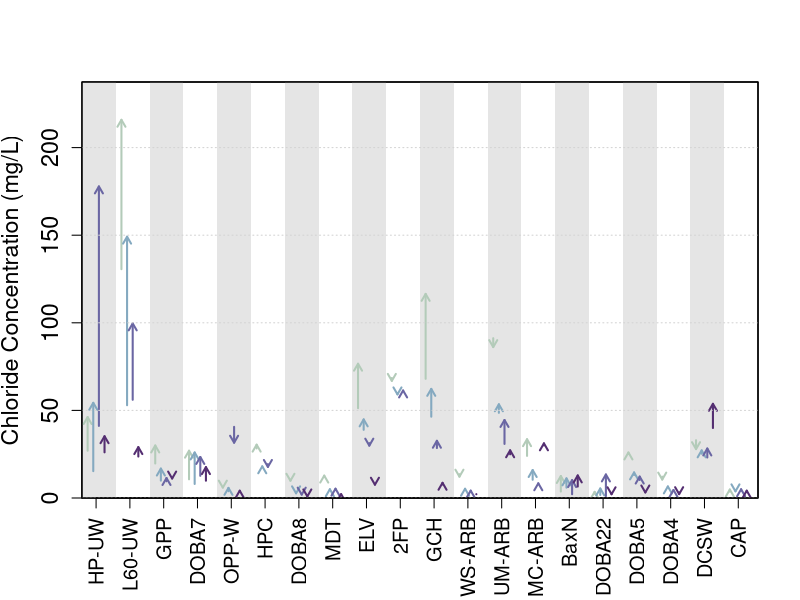
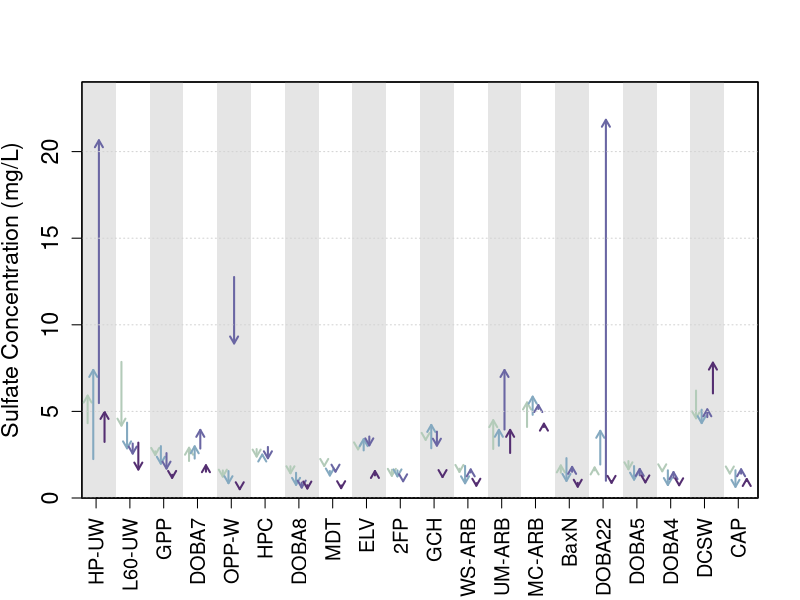
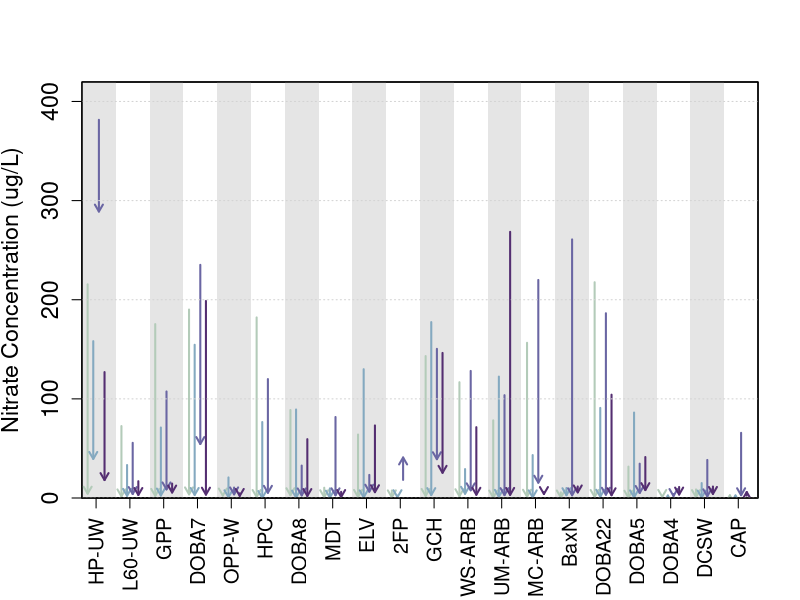
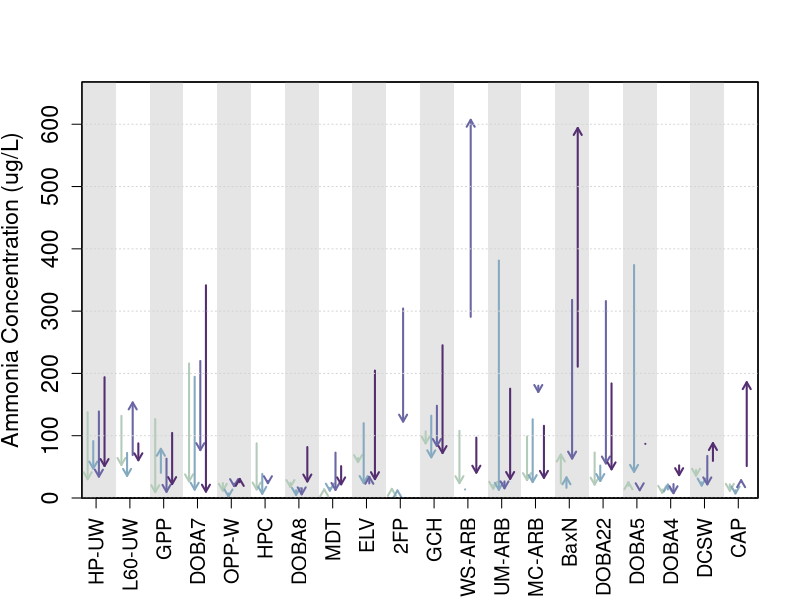
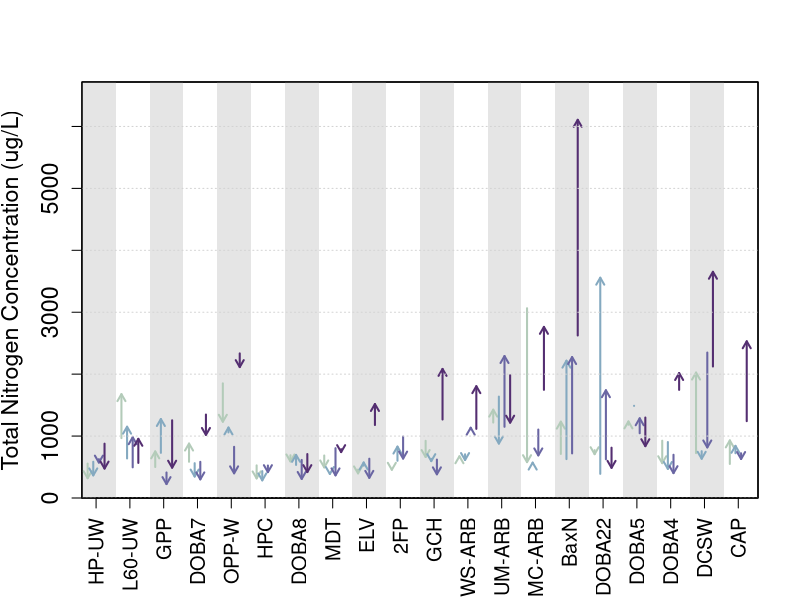
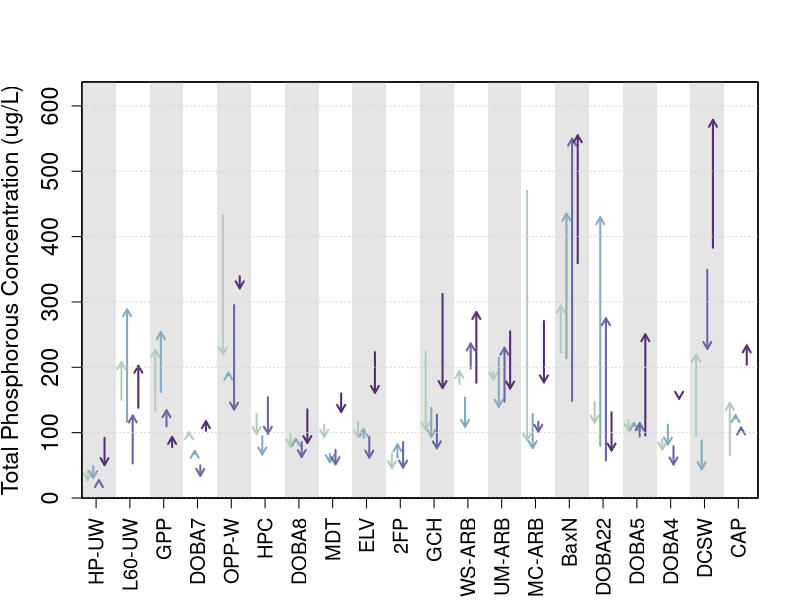
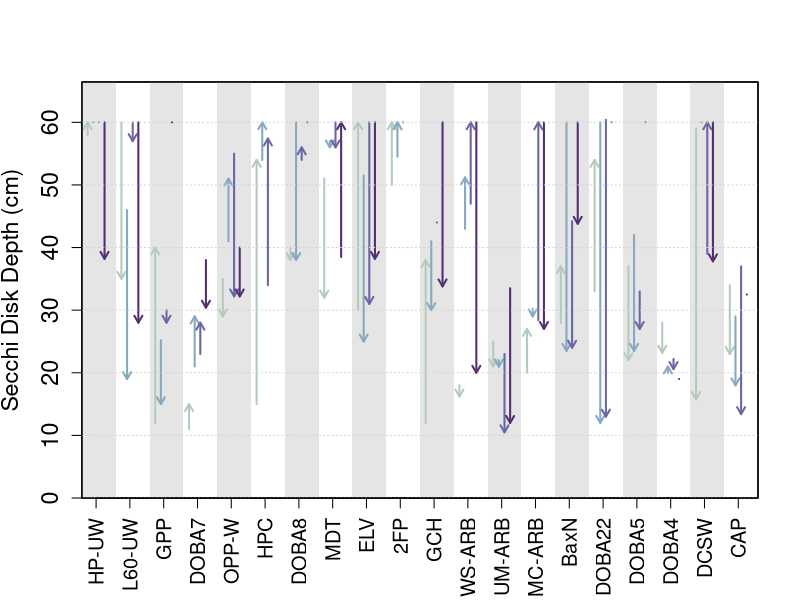
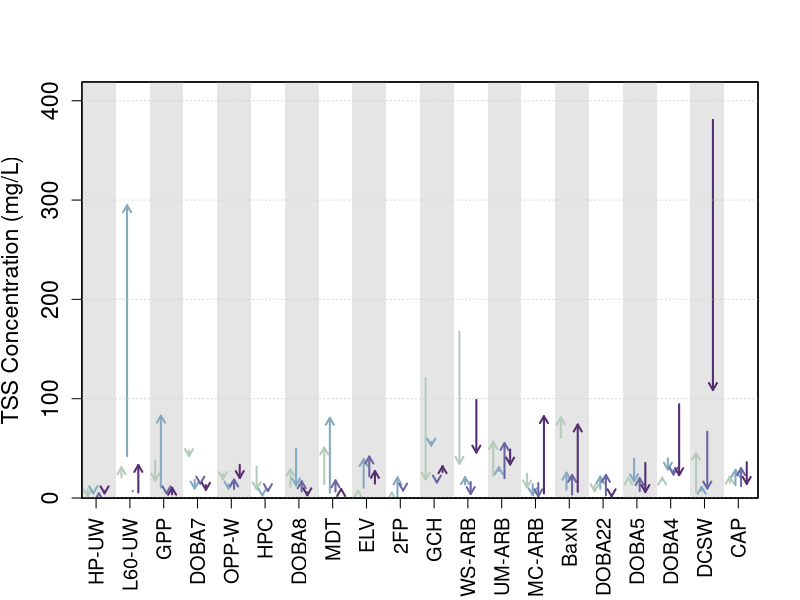

Write R code to recreate these figures, in order. (Note: this script raises an error after producing the figures.)
## ---- chunk 1
#wq_data <- read.csv("/Users/hannahcurtis/Desktop/School/UWMadison/Research/Data Analysis/Response_Variables/Water_Quality/WQ_Plots.csv")
wq_data_2 <- read.csv("WQ_Plots_2.csv")
#aesthetic_data <- read.csv("/Users/hannahcurtis/Desktop/School/UWMadison/Research/Data Analysis/Response_Variables/Aesthetic/Aesthetic_Plots.csv")
#SPC_data <- read.csv("/Users/hannahcurtis/Desktop/School/UWMadison/Research/Data Analysis/Response_Variables/Water_Quality/SPC_Plots.csv")
## ---- chunk 2
plot_with_arrows <- function(x, y1, y2, ylab) {
  # Create a new plot
  plot(x, y1, type = "n", ylim = c((min(c(y1,y2))-(0.1*min(c(y1,y2)))), (max(c(y1,y2))+(0.1*max(c(y1,y2))))), xlim = c(min(x)-2, max(x)+4), xlab = "", ylab = ylab, xaxt = "n", xaxs = "i", yaxs = "i",      cex.lab = 1.4,  # Increase size of axis labels
     cex.axis = 1.4) # Increase size of tick labels)
  
  # Define the interval for shading
x_interval <- 12

  # Add shaded rectangles for every other interval
for (i in seq(0, max(x), by = x_interval * 2)) {
  rect(xleft = i, xright = i + x_interval, ybottom = par("usr")[3], ytop = par("usr")[4],
       col = "gray90", border = NA)
}
  
  # add grid
  #grid(nx = NULL, ny = NULL, col = "grey")
  
  # add border of plot back in
  box()

  # Add points for the second set of y-values
  points(x, y2, type = "n")
  
  # Define arrow colors
  arrow_colors <- rep(c("#B3CBB9", "#84A9C0", "#6A66A3", "#542E71"), length.out = length(x))
  
  # Add arrows for each pair of points with alternating colors
  for (i in seq_along(x)) {
    col <- arrow_colors[i]
    arrows(x[i], y1[i], x[i], y2[i], length = 0.08, lwd = 2, col = col)
  }
}
## ---- chunk 3
png("chloride.png", width = 800, height = 600)

chloride_plot <- plot_with_arrows(wq_data_2$Num4, wq_data_2$Chloride.1..mg.L., wq_data_2$Chloride.2..mg.L., "Chloride Concentration (mg/L)")
pond_codes <- c("HP-UW", "L60-UW", "GPP", "DOBA7", "OPP-W", "HPC", "DOBA8", "MDT", "ELV", "2FP", "GCH", "WS-ARB", "UM-ARB", "MC-ARB", "BaxN", "DOBA22", "DOBA5", "DOBA4", "DCSW", "CAP")

# Define custom tick mark locations (every 4th point starting from 3)
custom_ticks <- seq(5, 236, by = 12)

# Get the corresponding pond names for the custom tick mark locations
custom_labels <- pond_codes[ceiling(custom_ticks / 12)]

# Add custom tick marks and labels to the x-axis
axis(side = 1, at = custom_ticks, labels = custom_labels, las = 2, cex.axis = 1.2)

# Add gridlines that match custom ticks
#abline(v = custom_ticks, col = "grey", lty = "dotted")

# Add gridlines on y axis
grid(nx = 1, ny = NULL)

box()

dev.off()
## ---- chunk 4

png("sulfate.png", width = 800, height = 600)

sulfate_plot <- plot_with_arrows(wq_data_2$Num4, wq_data_2$Sulfate.1..mg.L., wq_data_2$Sulfate.2..mg.L., "Sulfate Concentration (mg/L)")
pond_codes <- c("HP-UW", "L60-UW", "GPP", "DOBA7", "OPP-W", "HPC", "DOBA8", "MDT", "ELV", "2FP", "GCH", "WS-ARB", "UM-ARB", "MC-ARB", "BaxN", "DOBA22", "DOBA5", "DOBA4", "DCSW", "CAP")

# Define custom tick mark locations (every 4th point starting from 3)
custom_ticks <- seq(5, 236, by = 12)

# Get the corresponding pond names for the custom tick mark locations
custom_labels <- pond_codes[ceiling(custom_ticks / 12)]

# Add custom tick marks and labels to the x-axis
axis(side = 1, at = custom_ticks, labels = custom_labels, las = 2, cex.axis = 1.2)

# Add gridlines that match custom ticks
#abline(v = custom_ticks, col = "grey", lty = "dotted")

# Add gridlines on y axis
grid(nx = 0, ny = NULL)

box()

dev.off()
## ---- chunk 5
png("nitrate.png", width = 800, height = 600)

nitrate_plot <- plot_with_arrows(wq_data_2$Num4, wq_data_2$Nitrate.1..ug.L., wq_data_2$Nitrate.2..ug.L., "Nitrate Concentration (ug/L)")
pond_codes <- c("HP-UW", "L60-UW", "GPP", "DOBA7", "OPP-W", "HPC", "DOBA8", "MDT", "ELV", "2FP", "GCH", "WS-ARB", "UM-ARB", "MC-ARB", "BaxN", "DOBA22", "DOBA5", "DOBA4", "DCSW", "CAP")

# Define custom tick mark locations (every 4th point starting from 3)
custom_ticks <- seq(5, 236, by = 12)

# Get the corresponding pond names for the custom tick mark locations
custom_labels <- pond_codes[ceiling(custom_ticks / 12)]

# Add custom tick marks and labels to the x-axis
axis(side = 1, at = custom_ticks, labels = custom_labels, las = 2, cex.axis = 1.2)

# Add gridlines that match custom ticks
#abline(v = custom_ticks, col = "grey", lty = "dotted")

# Add gridlines on y axis
grid(nx = 0, ny = NULL)

box()

dev.off()
## ---- chunk 6
png("ammonia.png", width = 800, height = 600)

ammonia_plot <- plot_with_arrows(wq_data_2$Num4, wq_data_2$Ammonia.1..ug.L., wq_data_2$Ammonia.2..ug.L., "Ammonia Concentration (ug/L)")
pond_codes <- c("HP-UW", "L60-UW", "GPP", "DOBA7", "OPP-W", "HPC", "DOBA8", "MDT", "ELV", "2FP", "GCH", "WS-ARB", "UM-ARB", "MC-ARB", "BaxN", "DOBA22", "DOBA5", "DOBA4", "DCSW", "CAP")

# Define custom tick mark locations (every 4th point starting from 3)
custom_ticks <- seq(5, 236, by = 12)

# Get the corresponding pond names for the custom tick mark locations
custom_labels <- pond_codes[ceiling(custom_ticks / 12)]

# Add custom tick marks and labels to the x-axis
axis(side = 1, at = custom_ticks, labels = custom_labels, las = 2, cex.axis = 1.2)

# Add gridlines that match custom ticks
#abline(v = custom_ticks, col = "grey", lty = "dotted")

# Add gridlines on y axis
grid(nx = 0, ny = NULL)

box()

dev.off()
## ---- chunk 7
png("tn.png", width = 800, height = 600)

TN_plot <- plot_with_arrows(wq_data_2$Num4, wq_data_2$TN.1..ug.L., wq_data_2$TN.2..ug.L., "Total Nitrogen Concentration (ug/L)")
pond_codes <- c("HP-UW", "L60-UW", "GPP", "DOBA7", "OPP-W", "HPC", "DOBA8", "MDT", "ELV", "2FP", "GCH", "WS-ARB", "UM-ARB", "MC-ARB", "BaxN", "DOBA22", "DOBA5", "DOBA4", "DCSW", "CAP")

# Define custom tick mark locations (every 4th point starting from 3)
custom_ticks <- seq(5, 236, by = 12)

# Get the corresponding pond names for the custom tick mark locations
custom_labels <- pond_codes[ceiling(custom_ticks / 12)]

# Add custom tick marks and labels to the x-axis
axis(side = 1, at = custom_ticks, labels = custom_labels, las = 2, cex.axis = 1.2)

# Add gridlines that match custom ticks
#abline(v = custom_ticks, col = "grey", lty = "dotted")

# Add gridlines on y axis
grid(nx = 0, ny = NULL)

box()

dev.off()
## ---- chunk 8
png("tp.png", width = 800, height = 600)

TP_plot <- plot_with_arrows(wq_data_2$Num4, wq_data_2$TP.1..ug.L., wq_data_2$TP.2..ug.L., "Total Phosphorous Concentration (ug/L)")
pond_codes <- c("HP-UW", "L60-UW", "GPP", "DOBA7", "OPP-W", "HPC", "DOBA8", "MDT", "ELV", "2FP", "GCH", "WS-ARB", "UM-ARB", "MC-ARB", "BaxN", "DOBA22", "DOBA5", "DOBA4", "DCSW", "CAP")

# Define custom tick mark locations (every 4th point starting from 3)
custom_ticks <- seq(5, 236, by = 12)

# Get the corresponding pond names for the custom tick mark locations
custom_labels <- pond_codes[ceiling(custom_ticks / 12)]

# Add custom tick marks and labels to the x-axis
axis(side = 1, at = custom_ticks, labels = custom_labels, las = 2, cex.axis = 1.2)

# Add gridlines that match custom ticks
#abline(v = custom_ticks, col = "grey", lty = "dotted")

# Add gridlines on y axis
grid(nx = 0, ny = NULL)

box()

dev.off()
## ---- chunk 9
png("clarity.png", width = 800, height = 600)

clarity_plot <- plot_with_arrows(wq_data_2$Num4, wq_data_2$Secchi.Disk.Depth.1..cm., wq_data_2$Secchi.Disk.Depth.2..cm., "Secchi Disk Depth (cm)")
pond_codes <- c("HP-UW", "L60-UW", "GPP", "DOBA7", "OPP-W", "HPC", "DOBA8", "MDT", "ELV", "2FP", "GCH", "WS-ARB", "UM-ARB", "MC-ARB", "BaxN", "DOBA22", "DOBA5", "DOBA4", "DCSW", "CAP")

# Define custom tick mark locations (every 4th point starting from 3)
custom_ticks <- seq(5, 236, by = 12)

# Get the corresponding pond names for the custom tick mark locations
custom_labels <- pond_codes[ceiling(custom_ticks / 12)]

# Add custom tick marks and labels to the x-axis
axis(side = 1, at = custom_ticks, labels = custom_labels, las = 2, cex.axis = 1.2)

# Add gridlines that match custom ticks
#abline(v = custom_ticks, col = "grey", lty = "dotted")

# Add gridlines on y axis
grid(nx = 0, ny = NULL)

box()

dev.off()

## ---- chunk 10
png("tss.png", width = 800, height = 600)

TSS_plot <- plot_with_arrows(wq_data_2$Num4, wq_data_2$TSS.1..mg.L., wq_data_2$TSS.2..mg.L., "TSS Concentration (mg/L)")
pond_codes <- c("HP-UW", "L60-UW", "GPP", "DOBA7", "OPP-W", "HPC", "DOBA8", "MDT", "ELV", "2FP", "GCH", "WS-ARB", "UM-ARB", "MC-ARB", "BaxN", "DOBA22", "DOBA5", "DOBA4", "DCSW", "CAP")

# Define custom tick mark locations (every 4th point starting from 3)
custom_ticks <- seq(5, 236, by = 12)

# Get the corresponding pond names for the custom tick mark locations
custom_labels <- pond_codes[ceiling(custom_ticks / 12)]

# Add custom tick marks and labels to the x-axis
axis(side = 1, at = custom_ticks, labels = custom_labels, las = 2, cex.axis = 1.2)

# Add gridlines that match custom ticks
#abline(v = custom_ticks, col = "grey", lty = "dotted")

# Add gridlines on y axis
grid(nx = 0, ny = NULL)

box()

dev.off()

## ---- chunk 11
png("do.png", width = 800, height = 600)

DO_plot <- plot_with_arrows(wq_data_2$Num4, wq_data_2$YSI.DO.1..mg.L., wq_data_2$YSI.DO.2..mg.L., "DO Concentration (mg/L)")
pond_codes <- c("HP-UW", "L60-UW", "GPP", "DOBA7", "OPP-W", "HPC", "DOBA8", "MDT", "ELV", "2FP", "GCH", "WS-ARB", "UM-ARB", "MC-ARB", "BaxN", "DOBA22", "DOBA5", "DOBA4", "DCSW", "CAP")

# Define custom tick mark locations (every 4th point starting from 3)
custom_ticks <- seq(5, 236, by = 12)

# Get the corresponding pond names for the custom tick mark locations
custom_labels <- pond_codes[ceiling(custom_ticks / 12)]

# Add custom tick marks and labels to the x-axis
axis(side = 1, at = custom_ticks, labels = custom_labels, las = 2, cex.axis = 1.2)

# Add gridlines that match custom ticks
#abline(v = custom_ticks, col = "grey", lty = "dotted")

# Add gridlines on y axis
grid(nx = 0, ny = NULL)

box()

dev.off()
## ---- chunk 12
png("spc.png", width = 800, height = 600)

spc_plot <- plot_with_arrows(wq_data_2$Num4, wq_data_2$SPC.1, wq_data_2$SPC.2, "Specific Conductance (uS/cm)")
pond_codes <- c("HP-UW", "L60-UW", "GPP", "DOBA7", "OPP-W", "HPC", "DOBA8", "MDT", "ELV", "2FP", "GCH", "WS-ARB", "UM-ARB", "MC-ARB", "BaxN", "DOBA22", "DOBA5", "DOBA4", "DCSW", "CAP")

# Define custom tick mark locations (every 4th point starting from 3)
custom_ticks <- seq(5, 236, by = 12)

# Get the corresponding pond names for the custom tick mark locations
custom_labels <- pond_codes[ceiling(custom_ticks / 12)]

# Add custom tick marks and labels to the x-axis
axis(side = 1, at = custom_ticks, labels = custom_labels, las = 2, cex.axis = 1.2)

# Add gridlines that match custom ticks
#abline(v = custom_ticks, col = "grey", lty = "dotted")

# Add gridlines on y axis
grid(nx = 0, ny = NULL)

box()

dev.off()
## ---- chunk 13
pond_names <- c("Hospital", "Lot 60", "Garner", "DobA7", "Owen", "HP Church", "DobA8", "Midtown", "Elver", "Two Fountains", "Greentree", "Marion-Dunn", "Manitou", "Mad City", "Baxter", "DobA22", "DobA5", "DobA4", "Door Creek", "Comm Ave")

pond_codes <- c("HP-UW", "L60-UW", "GPP", "DOBA7", "OPP-W", "HPC", "DOBA8", "MDT", "ELV", "2FP", "GCH", "WS-ARB", "UM-ARB", "MC-ARB", "BaxN", "DOBA22", "DOBA5", "DOBA4", "DCSW", "CAP")

# Define custom tick mark locations (every 6th point)
custom_ticks <- seq(4, max(x), by = 9)

# Get the corresponding pond names for the custom tick mark locations
custom_labels <- pond_codes[ceiling(custom_ticks / 9)]

# Add custom tick marks and labels to the x-axis
axis(side = 1, at = custom_ticks, labels = custom_labels, las = 2)

## ---- chunk 14
png("trash.png", width = 800, height = 600)

trash_plot <- plot_with_arrows(wq_data_2$Num4, wq_data_2$Trash.1, wq_data_2$Trash.2, "In-pond Trash Count")
pond_codes <- c("HP-UW", "L60-UW", "GPP", "DOBA7", "OPP-W", "HPC", "DOBA8", "MDT", "ELV", "2FP", "GCH", "WS-ARB", "UM-ARB", "MC-ARB", "BaxN", "DOBA22", "DOBA5", "DOBA4", "DCSW", "CAP")

# Define custom tick mark locations (every 4th point starting from 3)
custom_ticks <- seq(5, 236, by = 12)

# Get the corresponding pond names for the custom tick mark locations
custom_labels <- pond_codes[ceiling(custom_ticks / 12)]

# Add custom tick marks and labels to the x-axis
axis(side = 1, at = custom_ticks, labels = custom_labels, las = 2, cex.axis = 1.2)

# Add gridlines that match custom ticks
#abline(v = custom_ticks, col = "grey", lty = "dotted")

# Add gridlines on y axis
grid(nx = 0, ny = NULL)

box()

dev.off()
## ---- chunk 15
png("dstrash.png", width = 800, height = 600)

dstrash_plot <- plot_with_arrows(wq_data_2$Num4, wq_data_2$DS.Trash.1, wq_data_2$DS.Trash.2, "Downstream Trash Count")
pond_codes <- c("HP-UW", "L60-UW", "GPP", "DOBA7", "OPP-W", "HPC", "DOBA8", "MDT", "ELV", "2FP", "GCH", "WS-ARB", "UM-ARB", "MC-ARB", "BaxN", "DOBA22", "DOBA5", "DOBA4", "DCSW", "CAP")

# Define custom tick mark locations (every 4th point starting from 3)
custom_ticks <- seq(5, 236, by = 12)

# Get the corresponding pond names for the custom tick mark locations
custom_labels <- pond_codes[ceiling(custom_ticks / 12)]

# Add custom tick marks and labels to the x-axis
axis(side = 1, at = custom_ticks, labels = custom_labels, las = 2, cex.axis = 1.2)

# Add gridlines that match custom ticks
#abline(v = custom_ticks, col = "grey", lty = "dotted")

# Add gridlines on y axis
grid(nx = 0, ny = NULL)

box()

dev.off()
## ---- chunk 16
png("odor.png", width = 800, height = 600)

odor_plot <- plot_with_arrows(wq_data_2$Num4, wq_data_2$Odor.1, wq_data_2$Odor.2, "Odor Score")
pond_codes <- c("HP-UW", "L60-UW", "GPP", "DOBA7", "OPP-W", "HPC", "DOBA8", "MDT", "ELV", "2FP", "GCH", "WS-ARB", "UM-ARB", "MC-ARB", "BaxN", "DOBA22", "DOBA5", "DOBA4", "DCSW", "CAP")

# Define custom tick mark locations (every 4th point starting from 3)
custom_ticks <- seq(5, 236, by = 12)

# Get the corresponding pond names for the custom tick mark locations
custom_labels <- pond_codes[ceiling(custom_ticks / 12)]

# Add custom tick marks and labels to the x-axis
axis(side = 1, at = custom_ticks, labels = custom_labels, las = 2, cex.axis = 1.2)

# Add gridlines that match custom ticks
#abline(v = custom_ticks, col = "grey", lty = "dotted")

# Add gridlines on y axis
grid(nx = 0, ny = NULL)

box()

dev.off()
## ---- chunk 17
plot_with_dots <- function(x, y1, ylab) {
  # Define arrow colors
  dot_colors <- c("#B3CBB9", "#84A9C0", "#6A66A3", "#542E71", "#B3CBB9", "#84A9C0", "#6A66A3", "#542E71","#B3CBB9", "#84A9C0", "#6A66A3", "#542E71","#B3CBB9", "#84A9C0", "#6A66A3", "#542E71","#B3CBB9", "#84A9C0", "#6A66A3", "#542E71","#B3CBB9", "#84A9C0", "#6A66A3", "#B3CBB9", "#84A9C0", "#6A66A3", "#542E71", "#84A9C0", "#6A66A3", "#542E71","#B3CBB9", "#84A9C0", "#6A66A3", "#542E71","#B3CBB9", "#84A9C0", "#6A66A3","#B3CBB9", "#84A9C0", "#6A66A3", "#542E71","#B3CBB9", "#84A9C0", "#6A66A3", "#542E71","#B3CBB9", "#84A9C0", "#6A66A3", "#542E71","#B3CBB9", "#84A9C0", "#6A66A3", "#542E71","#B3CBB9", "#84A9C0", "#6A66A3", "#542E71","#B3CBB9", "#84A9C0", "#6A66A3", "#542E71", "#84A9C0", "#6A66A3", "#542E71","#B3CBB9", "#84A9C0", "#6A66A3", "#542E71","#B3CBB9", "#84A9C0", "#6A66A3", "#542E71","#B3CBB9", "#84A9C0", "#6A66A3", "#542E71")
  
  # Create a new plot
  plot(x, y1, col = dot_colors, pch = 19, ylim = c((min(c(y1))-(0.1*min(c(y1)))), (max(c(y1))+(0.1*max(c(y1))))), xlim = c(min(x)-2, max(x)+4), xlab = "", ylab = ylab, xaxt = "n", xaxs = "i", yaxs = "i",      cex.lab = 1.4,  # Increase size of axis labels
     cex.axis = 1.4) # Increase size of tick labels)
  
  # Define the interval for shading
x_interval <- 12

  # Add shaded rectangles for every other interval
for (i in seq(0, max(x), by = x_interval * 2)) {
  rect(xleft = i, xright = i + x_interval, ybottom = par("usr")[3], ytop = par("usr")[4],
       col = "gray90", border = NA)
}
  
  # add grid
  #grid(nx = NULL, ny = NULL, col = "grey")
  
  points(x, y1, col = dot_colors, pch = 19)
  # add border of plot back in
  box()

}

png("atten.png", width = 800, height = 600)

atten_plot <- plot_with_dots(na.omit(wq_data_2$Num5), na.omit(wq_data_2$Atten), "Attenuation (% Reduction in Flow)")
pond_codes <- c("HP-UW", "L60-UW", "GPP", "DOBA7", "OPP-W", "HPC", "DOBA8", "MDT", "ELV", "2FP", "GCH", "WS-ARB", "UM-ARB", "MC-ARB", "BaxN", "DOBA22", "DOBA5", "DOBA4", "DCSW", "CAP")

# Define custom tick mark locations (every 4th point starting from 3)
custom_ticks <- seq(5, 236, by = 12)

# Get the corresponding pond names for the custom tick mark locations
custom_labels <- pond_codes[ceiling(custom_ticks / 12)]

# Add custom tick marks and labels to the x-axis
axis(side = 1, at = custom_ticks, labels = custom_labels, las = 2, cex.axis = 1.2)

# Add gridlines that match custom ticks
#abline(v = custom_ticks, col = "grey", lty = "dotted")

# Add gridlines on y axis
grid(nx = 0, ny = NULL)

box()

dev.off()
## ---- chunk 18
plot_with_dots <- function(x, y1, ylab) {
  # Define arrow colors
  # Create a new plot
  plot(x, y1, col = "#B3CBB9", pch = 19, ylim = c((min(c(y1))-(0.1*min(c(y1)))), (max(c(y1))+(0.1*max(c(y1))))), xlim = c(min(x)-2, max(x)+4), xlab = "", ylab = ylab, xaxt = "n", xaxs = "i", yaxs = "i",      cex.lab = 1.4,  # Increase size of axis labels
     cex.axis = 1.4) # Increase size of tick labels)
  
  # Define the interval for shading
x_interval <- 12

  # Add shaded rectangles for every other interval
for (i in seq(0, max(x), by = x_interval * 2)) {
  rect(xleft = i, xright = i + x_interval, ybottom = par("usr")[3], ytop = par("usr")[4],
       col = "gray90", border = NA)
}
  
  # add grid
  #grid(nx = NULL, ny = NULL, col = "grey")
  
  points(x, y1, col = "#B3CBB9", pch = 19)
  # add border of plot back in
  box()

}

png("richness.png", width = 800, height = 600)

richness_plot <- plot_with_dots(na.omit(wq_data_2$Num6), na.omit(wq_data_2$Richness), "Total Richness")
pond_codes <- c("HP-UW", "L60-UW", "GPP", "DOBA7", "OPP-W", "HPC", "DOBA8", "MDT", "ELV", "2FP", "GCH", "WS-ARB", "UM-ARB", "MC-ARB", "BaxN", "DOBA22", "DOBA5", "DOBA4", "DCSW", "CAP")

# Define custom tick mark locations (every 4th point starting from 3)
custom_ticks <- seq(5, 236, by = 12)

# Get the corresponding pond names for the custom tick mark locations
custom_labels <- pond_codes[ceiling(custom_ticks / 12)]

# Add custom tick marks and labels to the x-axis
axis(side = 1, at = custom_ticks, labels = custom_labels, las = 2, cex.axis = 1.2)

# Add gridlines that match custom ticks
#abline(v = custom_ticks, col = "grey", lty = "dotted")

# Add gridlines on y axis
grid(nx = 0, ny = NULL)

box()

dev.off()
## ---- chunk 19
plot_with_dots <- function(x, y1, ylab) {
  # Define arrow colors
  # Create a new plot
  plot(x, y1, col = "#B3CBB9", pch = 19, ylim = c((min(c(y1))-(0.1*min(c(y1)))), (max(c(y1))+(0.1*max(c(y1))))), xlim = c(min(x)-2, max(x)+4), xlab = "", ylab = ylab, xaxt = "n", xaxs = "i", yaxs = "i",      cex.lab = 1.4,  # Increase size of axis labels
     cex.axis = 1.4) # Increase size of tick labels)
  
  # Define the interval for shading
x_interval <- 12

  # Add shaded rectangles for every other interval
for (i in seq(0, max(x), by = x_interval * 2)) {
  rect(xleft = i, xright = i + x_interval, ybottom = par("usr")[3], ytop = par("usr")[4],
       col = "gray90", border = NA)
}
  
  # add grid
  #grid(nx = NULL, ny = NULL, col = "grey")
  
  points(x, y1, col = "#B3CBB9", pch = 19)
  # add border of plot back in
  box()

}

png("percentof.png", width = 800, height = 600)

percentof_plot <- plot_with_dots(na.omit(wq_data_2$Num6), na.omit(wq_data_2$Percent.Days.Outflow), "Percentage of Days with Outflow (%)")
pond_codes <- c("HP-UW", "L60-UW", "GPP", "DOBA7", "OPP-W", "HPC", "DOBA8", "MDT", "ELV", "2FP", "GCH", "WS-ARB", "UM-ARB", "MC-ARB", "BaxN", "DOBA22", "DOBA5", "DOBA4", "DCSW", "CAP")

# Define custom tick mark locations (every 4th point starting from 3)
custom_ticks <- seq(5, 236, by = 12)

# Get the corresponding pond names for the custom tick mark locations
custom_labels <- pond_codes[ceiling(custom_ticks / 12)]

# Add custom tick marks and labels to the x-axis
axis(side = 1, at = custom_ticks, labels = custom_labels, las = 2, cex.axis = 1.2)

# Add gridlines that match custom ticks
#abline(v = custom_ticks, col = "grey", lty = "dotted")

# Add gridlines on y axis
grid(nx = 0, ny = NULL)

box()

dev.off()
## ---- chunk 20
plot_with_dots <- function(x, y1, ylab) {
  # Define arrow colors
  # Create a new plot
  plot(x, y1, col = "#B3CBB9", pch = 19, ylim = c((min(c(y1))-(0.1*min(c(y1)))), (max(c(y1))+(0.1*max(c(y1))))), xlim = c(min(x)-2, max(x)+4), xlab = "", ylab = ylab, xaxt = "n", xaxs = "i", yaxs = "i",      cex.lab = 1.4,  # Increase size of axis labels
     cex.axis = 1.4) # Increase size of tick labels)
  
  # Define the interval for shading
x_interval <- 12

  # Add shaded rectangles for every other interval
for (i in seq(0, max(x), by = x_interval * 2)) {
  rect(xleft = i, xright = i + x_interval, ybottom = par("usr")[3], ytop = par("usr")[4],
       col = "gray90", border = NA)
}
  
  # add grid
  #grid(nx = NULL, ny = NULL, col = "grey")
  
  points(x, y1, col = "#B3CBB9", pch = 19)
  # add border of plot back in
  box()

}

png("peakofcms.png", width = 800, height = 600)

richness_plot <- plot_with_dots(na.omit(wq_data_2$Num6), na.omit(wq_data_2$Peak.Outflow.cms), "Peak Outflow (cms)")
pond_codes <- c("HP-UW", "L60-UW", "GPP", "DOBA7", "OPP-W", "HPC", "DOBA8", "MDT", "ELV", "2FP", "GCH", "WS-ARB", "UM-ARB", "MC-ARB", "BaxN", "DOBA22", "DOBA5", "DOBA4", "DCSW", "CAP")

# Define custom tick mark locations (every 4th point starting from 3)
custom_ticks <- seq(5, 236, by = 12)

# Get the corresponding pond names for the custom tick mark locations
custom_labels <- pond_codes[ceiling(custom_ticks / 12)]

# Add custom tick marks and labels to the x-axis
axis(side = 1, at = custom_ticks, labels = custom_labels, las = 2, cex.axis = 1.2)

# Add gridlines that match custom ticks
#abline(v = custom_ticks, col = "grey", lty = "dotted")

# Add gridlines on y axis
grid(nx = 0, ny = NULL)

box()

dev.off()
## ---- chunk 21
plot_with_dots <- function(x, y1, ylab) {
  # Define arrow colors
  # Create a new plot
  plot(x, y1, col = "#B3CBB9", pch = 19, ylim = c((min(c(y1))-(0.1*min(c(y1)))), (max(c(y1))+(0.1*max(c(y1))))), xlim = c(min(x)-2, max(x)+4), xlab = "", ylab = ylab, xaxt = "n", xaxs = "i", yaxs = "i",      cex.lab = 1.4,  # Increase size of axis labels
     cex.axis = 1.4) # Increase size of tick labels)
  
  # Define the interval for shading
x_interval <- 12

  # Add shaded rectangles for every other interval
for (i in seq(0, max(x), by = x_interval * 2)) {
  rect(xleft = i, xright = i + x_interval, ybottom = par("usr")[3], ytop = par("usr")[4],
       col = "gray90", border = NA)
}
  
  # add grid
  #grid(nx = NULL, ny = NULL, col = "grey")
  
  points(x, y1, col = "#B3CBB9", pch = 19)
  # add border of plot back in
  box()

}

png("normpeakof.png", width = 800, height = 600)

richness_plot <- plot_with_dots(na.omit(wq_data_2$Num6), na.omit(wq_data_2$Peak.Outflow.Norm), "Peak Outflow/Watershed Area (cfs/ft2)")
pond_codes <- c("HP-UW", "L60-UW", "GPP", "DOBA7", "OPP-W", "HPC", "DOBA8", "MDT", "ELV", "2FP", "GCH", "WS-ARB", "UM-ARB", "MC-ARB", "BaxN", "DOBA22", "DOBA5", "DOBA4", "DCSW", "CAP")

# Define custom tick mark locations (every 4th point starting from 3)
custom_ticks <- seq(5, 236, by = 12)

# Get the corresponding pond names for the custom tick mark locations
custom_labels <- pond_codes[ceiling(custom_ticks / 12)]

# Add custom tick marks and labels to the x-axis
axis(side = 1, at = custom_ticks, labels = custom_labels, las = 2, cex.axis = 1.2)

# Add gridlines that match custom ticks
#abline(v = custom_ticks, col = "grey", lty = "dotted")

# Add gridlines on y axis
grid(nx = 0, ny = NULL)

box()

dev.off()
